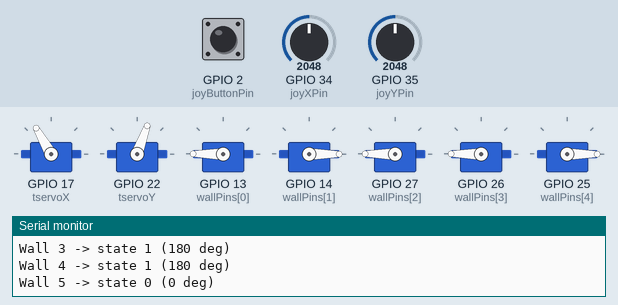
Simulated run of this sketch. Board: ESP32. Parts: 7 × servo, the last lines printed to the serial monitor. Inputs (shaded band) come from the test bench; at power-on: GPIO 34 (joyXPin) = 2048, GPIO 2 (joyButtonPin) HIGH, GPIO 35 (joyYPin) = 2048. Random numbers use the default seed unless the sketch sets one.

Above: at 1.2 s.
1.3 s: GPIO 34 (joyXPin) set to 1228
At 1.54 s:
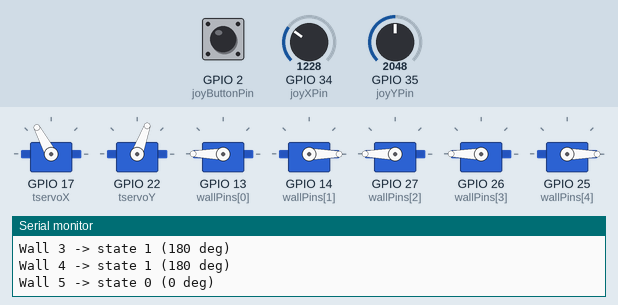
3.2 s: GPIO 2 (joyButtonPin) pulled LOW for 0.15 s
At 3.5 s:
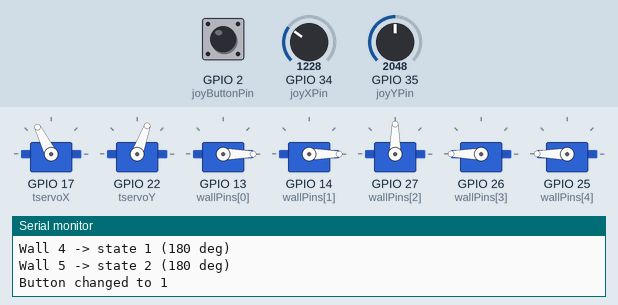
4.8 s: GPIO 2 (joyButtonPin) pulled LOW for 1 s
At 5.9 s:
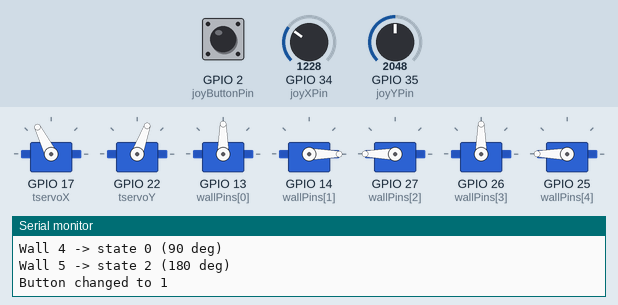
7.3 s: GPIO 34 (joyXPin) set to 2866
At 8.1 s:
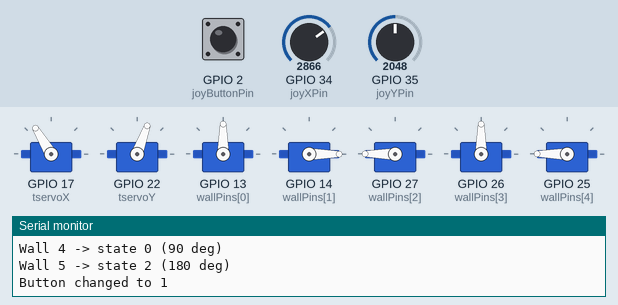
8.8 s: GPIO 2 (joyButtonPin) pulled LOW for 0.15 s
At 10.0 s:
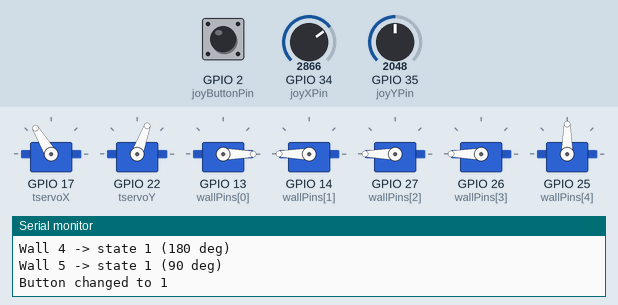
10.4 s: GPIO 34 (joyXPin) set to 2047
At 10.63 s:
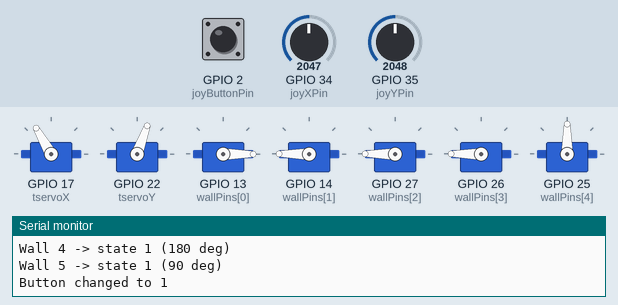
Timing chart, 0 to 13.3 s (numbered marks = the images above; inputs shaded):
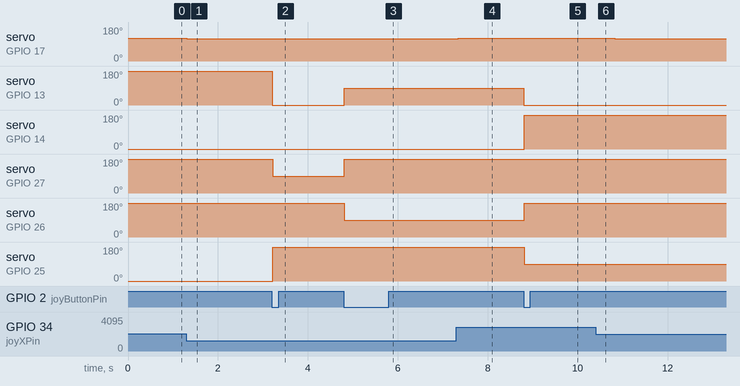

The sketch:

code.ino
```cpp
#include <ESP32Servo.h>

// ---------------- Joystick / tilt ----------------
const int joyXPin = 34;   // X -> GPIO 34 (input only)
const int joyYPin = 35;   // Y -> GPIO 35 (input only)

// Joystick smoothing variables (Exponential Moving Average)
float smoothedX = 2048.0; // Start at midpoint
float smoothedY = 2048.0;
const float alpha = 0.15; // Smoothing factor (0.05 to 0.3). Lower is smoother but slower.

int xAngle = 0, yAngle = 0;      // mapped (115-125 and 65-75)

Servo tservoX;   // tilt servo for X
Servo tservoY;   // tilt servo for Y

// ---------------- Button (Joystick Click) ----------------
const int joyButtonPin = 2;

int lastJoyButtonState = HIGH;
unsigned long lastDebounce = 0;
const unsigned long debounceDelay = 50;

// ---------------- Maze walls ----------------
const int NUM_WALLS = 5;

Servo wallServos[NUM_WALLS];
const int wallPins[NUM_WALLS] = {13, 14, 27, 26, 25};

const int wall1States[] = {0, 90, 180};   // wall 1: 90 is up, 180 left
const int wall2States[] = {0, 90, 180};   // wall 2: 90 is down, 180 right
const int wall3States[] = {90, 180};      // wall 3
const int wall4States[] = {90, 180};      // wall 4: 90 is left, 180 down
const int wall5States[] = {0, 90, 180};   // wall 5: 90 is up, 180 left

// Pointers to each state array
const int* wallStates[NUM_WALLS] = {
  wall1States, wall2States, wall3States, wall4States, wall5States
};

// Automatically calculate state counts dynamically to prevent out-of-bounds crashes
const int wallStateCounts[NUM_WALLS] = {
  sizeof(wall1States) / sizeof(wall1States[0]),
  sizeof(wall2States) / sizeof(wall2States[0]),
  sizeof(wall3States) / sizeof(wall3States[0]),
  sizeof(wall4States) / sizeof(wall4States[0]),
  sizeof(wall5States) / sizeof(wall5States[0])
};

// Pick a random state for every wall
void newRun() {
  Serial.println("--- New run ---");
  for (int i = 0; i < NUM_WALLS; i++) {
    int choice = random(wallStateCounts[i]);   // Safe limit based on actual array sizes
    int angle  = wallStates[i][choice];
    wallServos[i].write(angle);

    Serial.print("Wall ");
    Serial.print(i + 1);
    Serial.print(" -> state ");
    Serial.print(choice);
    Serial.print(" (");
    Serial.print(angle);
    Serial.println(" deg)");
  }
}

void setup() {
  Serial.begin(115200);

  // Tilt servos
  tservoX.attach(17);
  tservoY.attach(22);

  // Wall servos
  for (int i = 0; i < NUM_WALLS; i++) {
    wallServos[i].attach(wallPins[i]);
  }

  // Button input with internal pullup (pressed = LOW)
  pinMode(joyButtonPin, INPUT_PULLUP);

  randomSeed(analogRead(39)); // Seed off unused floating pin
  newRun();                   // Start with a randomized maze
}

void loop() {
  // ---- 1. Read & Filter Joystick (Continuous) ----
  int rawX = analogRead(joyXPin);
  int rawY = analogRead(joyYPin);

  // Exponential Moving Average filter to kill jitter
  smoothedX = (alpha * rawX) + ((1.0 - alpha) * smoothedX);
  smoothedY = (alpha * rawY) + ((1.0 - alpha) * smoothedY);

  // Map smoothed values to servo angles
  xAngle = map((int)smoothedX, 0, 4095, 115, 125); // 120 is middle
  yAngle = map((int)smoothedY, 0, 4095, 65, 75);   // 70 is middle

  tservoX.write(xAngle);
  tservoY.write(yAngle);

  // ---- 2. Button Check (Debounced Edge Detection) ----
  int readingJoyButton = digitalRead(joyButtonPin);

  if (readingJoyButton != lastJoyButtonState) {
    Serial.print("Button changed to ");
    Serial.println(readingJoyButton);   // 1 = released, 0 = pressed
  }
  // Trigger only on transition from released (HIGH) to pressed (LOW)
  bool joyPressed = (readingJoyButton == LOW && lastJoyButtonState == HIGH);

  if (joyPressed && (millis() - lastDebounce) > debounceDelay) {
    lastDebounce = millis();
    newRun();
  }

  lastJoyButtonState = readingJoyButton;

  delay(10);
}
```

Measured:
- after the input at 1.3 s, servo on GPIO 17 (tservoX): 120° → 118° at once, → 117° 0.42 s later
- after the input at 3.2 s, servo on GPIO 13 (wallPins[0]): 180° → 0° at once; servo on GPIO 27 (wallPins[2]): 180° → 90° at once; servo on GPIO 25 (wallPins[4]): 0° → 180° at once
- after the input at 4.8 s, servo on GPIO 13 (wallPins[0]): 0° → 90° at once; servo on GPIO 27 (wallPins[2]): 90° → 180° at once; servo on GPIO 26 (wallPins[3]): 180° → 90° at once
- after the input at 7.3 s, servo on GPIO 17 (tservoX): 117° → 121° at once
- after the input at 8.8 s, servo on GPIO 13 (wallPins[0]): 90° → 0° at once; servo on GPIO 14 (wallPins[1]): 0° → 180° at once; servo on GPIO 26 (wallPins[3]): 90° → 180° at once; servo on GPIO 25 (wallPins[4]): 180° → 90° at once
- after the input at 10.4 s, servo on GPIO 17 (tservoX): 121° → 120° at once, → 119° 0.38 s later
